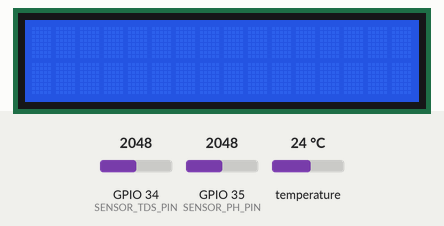
Simulated run of this sketch. Board: ESP32. Parts: 16×2 character LCD. The test bench sets the inputs (shaded band); at power-on: temperature 24 °C, GPIO 34 (SENSOR_TDS_PIN) = 2048, GPIO 35 (SENSOR_PH_PIN) = 2048 (analog values on the 0–4095 scale). WiFi joins after 1.5 s; servers stay silent unless stated; uploads are accepted with an empty reply; EEPROM starts erased; what the sketch prints to the serial monitor is not drawn.

Above: at 2.8 s.
2.9 s: temperature set to 12 °C
At 12.0 s:
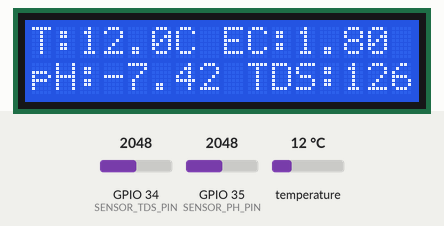
12.5 s: GPIO 34 (SENSOR_TDS_PIN) set to 2866
At 22.2 s:
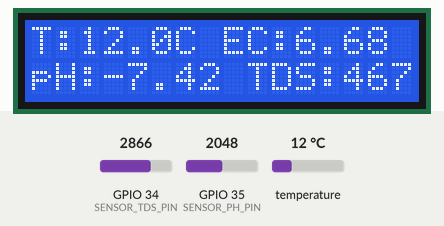
22.5 s: GPIO 35 (SENSOR_PH_PIN) set to 2866
At 31.4 s:
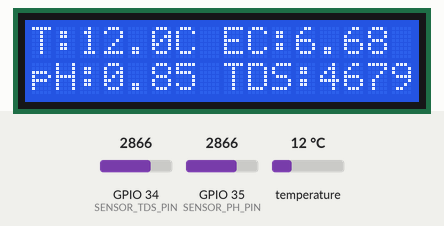
32.5 s: temperature set to 19 °C
At 41.7 s:
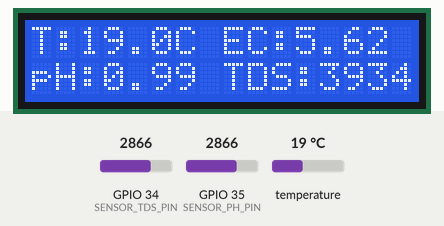
42.5 s: GPIO 34 (SENSOR_TDS_PIN) set to 3603
At 51.9 s:
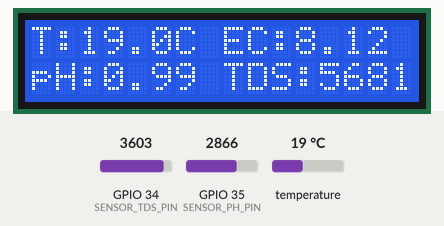
52.5 s: GPIO 35 (SENSOR_PH_PIN) set to 3603
At 62.2 s:
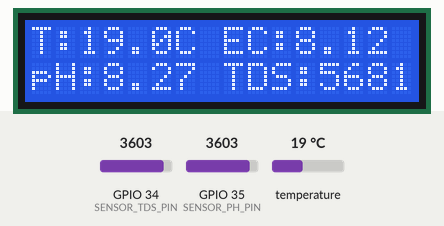
Timing chart, 0 to 63.5 s (numbered marks = the images above; inputs shaded):
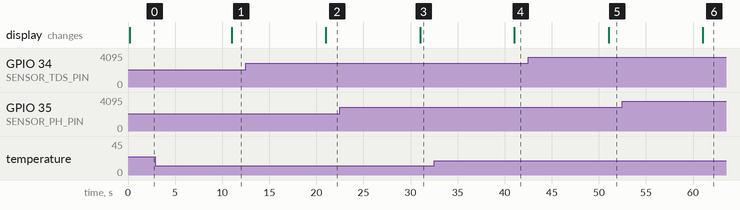

The sketch:

FULL_CODE_B_V1.ino
```cpp
/******************************************************************************
* Proyek: Smart Watering Melon - Modul Sensor B (Client)
* Versi: FINALIZED - Perbaikan Komunikasi
* Deskripsi: Kode ini membaca sensor lokal dan mengirimkan data ke server utama
* (Control Panel A) setiap 10 detik.
* PERBAIKAN:
* - Menghapus '/' di akhir serverIP untuk memperbaiki URL request.
* - Merapikan kode dan logika pengiriman.
******************************************************************************/

#include <Arduino.h>
#include <WiFi.h>
#include <HTTPClient.h>
#include <LiquidCrystal_I2C.h>
#include <OneWire.h>
#include <DallasTemperature.h>
#include <EEPROM.h>

// ---------- KONFIGURASI PENTING ----------
const char* ssid     = "ADVAN V1 PRO-8F7379";
const char* password = "7C27964D";
const char* serverIP = "192.168.0.128"; // GANTI dengan IP ESP32 A (TANPA '/')

// --- Kalibrasi Sensor ---
const float CAL_PH7_VOLTAGE   = 2.8;
const float CAL_PH4_VOLTAGE   = 3.05;
const bool  FORCE_RECALIBRATE = false;
const float voltage_low       = 1.2780;
const float ppm_low           = 731.0;
const float voltage_mid       = 2.2155;
const float ppm_mid           = 1240.0;
const float voltage_high      = 2.2735;
const float ppm_high          = 2610.0;
const float VOLTAGE_THRESHOLD_AIR = 0.1;

// ---------- PENGATURAN PERANGKAT KERAS ----------
LiquidCrystal_I2C lcd(0x27, 16, 2);
#define SENSOR_TDS_PIN  34
#define SENSOR_PH_PIN   35
#define SENSOR_SUHU_PIN 4

// ---------- OBJEK & VARIABEL GLOBAL ----------
#define EEPROM_SIZE 64
OneWire oneWire(SENSOR_SUHU_PIN);
DallasTemperature sensors(&oneWire);

const int EEPROM_ADDR_SLOPE     = 0;
const int EEPROM_ADDR_NEUTRAL_V = 16;
float ph_slope                  = 0.0;
float ph_neutral_v              = 0.0;

float phB = 0, tdsB = 0, tempB = 0, ecB = 0.0;
const float TDS_TO_EC_FACTOR = 700.0;
unsigned long prevMillisKirim = 0;
const long intervalKirim = 10000; // Kirim data setiap 10 detik

// ---------- FUNGSI BANTU (HELPER FUNCTIONS) ----------
float linInterp(float x, float x0, float x1, float y0, float y1){
  if (x1 - x0 == 0) return y0;
  return y0 + (y1 - y0) * ((x - x0) / (x1 - x0));
}

float readVoltageADC(int pin) {
  const int NUM_SAMPLES = 50;
  const float VREF = 3.3;
  long sum = 0;
  for (int i = 0; i < NUM_SAMPLES; i++) {
    sum += analogRead(pin);
    delay(2);
  }
  float raw = (float)sum / NUM_SAMPLES;
  return raw / 4095.0 * VREF;
}

float readTemperatureSensor() {
  sensors.requestTemperatures();
  float t = sensors.getTempCByIndex(0);
  if (t == DEVICE_DISCONNECTED_C || t < -10) return 25.0; // fallback
  return t;
}

float hitungEC(float tdsValue) {
  return tdsValue / TDS_TO_EC_FACTOR;
}

// ---------- FUNGSI UTAMA ----------
void bacaSensorB(){
  tempB = readTemperatureSensor();

  float measuredVoltage_TDS = readVoltageADC(SENSOR_TDS_PIN);
  if (measuredVoltage_TDS < VOLTAGE_THRESHOLD_AIR) {
    tdsB = 0.0;
  } else {
    float tdsValue = 0;
    if (measuredVoltage_TDS <= voltage_mid) {
      tdsValue = linInterp(measuredVoltage_TDS, voltage_low, voltage_mid, ppm_low, ppm_mid);
    } else {
      tdsValue = linInterp(measuredVoltage_TDS, voltage_mid, voltage_high, ppm_mid, ppm_high);
    }
    tdsValue = constrain(tdsValue, 0, 5000);
    tdsB = tdsValue / (1.0 + 0.02 * (tempB - 25.0));
  }

  ecB = hitungEC(tdsB);

  if (ph_slope != 0) {
    float v_ph = readVoltageADC(SENSOR_PH_PIN);
    float compensated_slope = ph_slope * (tempB + 273.15) / (25.0 + 273.15);
    phB = 7.0 + (ph_neutral_v - v_ph) / compensated_slope;
  } else {
    phB = 7.0;
  }
}

void kirimKeServer(){
  if(WiFi.status() != WL_CONNECTED) return;

  HTTPClient http;
  // Perbaikan URL: Pastikan format angka dan parameter benar
  char urlBuffer[256];
  snprintf(urlBuffer, sizeof(urlBuffer), "http://%s/updateB?temp=%.1f&tds=%.0f&ph=%.2f",
           serverIP, tempB, tdsB, phB);

  http.begin(urlBuffer);
  int code = http.GET();
  if(code > 0){
    Serial.printf("-> Data dikirim ke %s, Response: %d\n", serverIP, code);
  } else {
    Serial.printf("-> Gagal mengirim data. Error: %s\n", http.errorToString(code).c_str());
  }
  http.end();
}


void setup(){
  Serial.begin(115200);
  delay(100);

  EEPROM.begin(EEPROM_SIZE);
  EEPROM.get(EEPROM_ADDR_SLOPE, ph_slope);
  EEPROM.get(EEPROM_ADDR_NEUTRAL_V, ph_neutral_v);

  bool needsRecalculate = (isnan(ph_slope) || isnan(ph_neutral_v) || ph_slope == 0.0 || FORCE_RECALIBRATE);

  if (needsRecalculate) {
    Serial.println("Menghitung & menyimpan kalibrasi pH baru...");
    ph_slope = (CAL_PH4_VOLTAGE - CAL_PH7_VOLTAGE) / (4.0 - 7.0);
    ph_neutral_v = CAL_PH7_VOLTAGE;

    EEPROM.put(EEPROM_ADDR_SLOPE, ph_slope);
    EEPROM.put(EEPROM_ADDR_NEUTRAL_V, ph_neutral_v);
    EEPROM.commit();
  } else {
    Serial.println("Kalibrasi pH dimuat dari EEPROM.");
  }
  Serial.printf("Slope: %.4f V/pH, Neutral V: %.2f V\n", ph_slope, ph_neutral_v);

  lcd.init();
  lcd.backlight();
  sensors.begin();

  analogReadResolution(12);
  analogSetPinAttenuation(SENSOR_PH_PIN, ADC_11db);
  analogSetPinAttenuation(SENSOR_TDS_PIN, ADC_11db);

  WiFi.begin(ssid, password);
  Serial.print("Menghubungkan ke WiFi");
  while(WiFi.status() != WL_CONNECTED) {
    delay(500);
    Serial.print(".");
  }

  Serial.println("\nWiFi Terhubung! IP: " + WiFi.localIP().toString());
}

void loop(){
  unsigned long now = millis();

  if (WiFi.status() == WL_CONNECTED) {
    if (now - prevMillisKirim >= intervalKirim) {
      prevMillisKirim = now;

      bacaSensorB();

      lcd.clear();
      lcd.setCursor(0,0);
      lcd.printf("T:%.1fC EC:%.2f", tempB, ecB);
      lcd.setCursor(0,1);
      lcd.printf("pH:%.2f TDS:%d", phB, (int)tdsB);

      Serial.printf("Temp: %.1f C | TDS: %.0f ppm | pH: %.2f | EC: %.2f\n", tempB, tdsB, phB, ecB);

      kirimKeServer();
    }
  }
  delay(10);
}
```

Measured:
- after the input at 2.9 s, the display: changes after 8.1 s (image 1)
- after the input at 12.5 s, the display: changes after 8.5 s (image 2)
- after the input at 22.5 s, the display: changes after 8.5 s (image 3)
- after the input at 32.5 s, the display: changes after 8.5 s (image 4)
- after the input at 42.5 s, the display: changes after 8.5 s (image 5)
- after the input at 52.5 s, the display: changes after 8.6 s (image 6)
